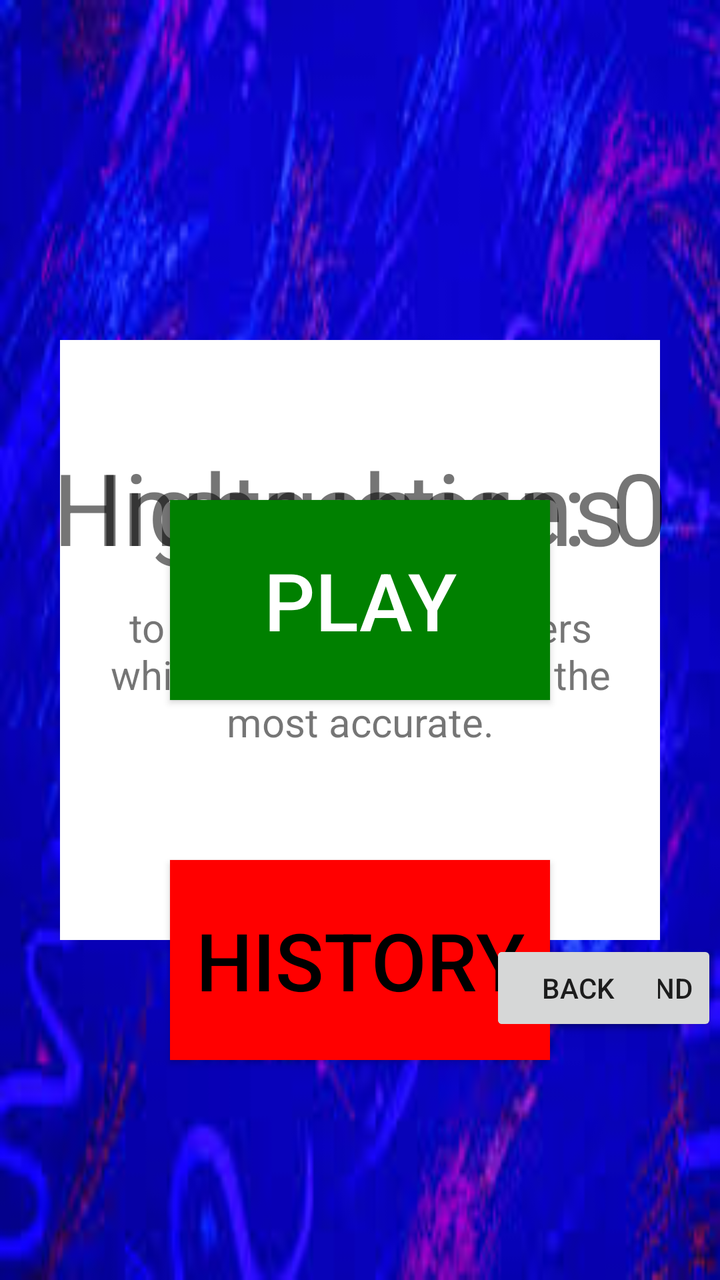
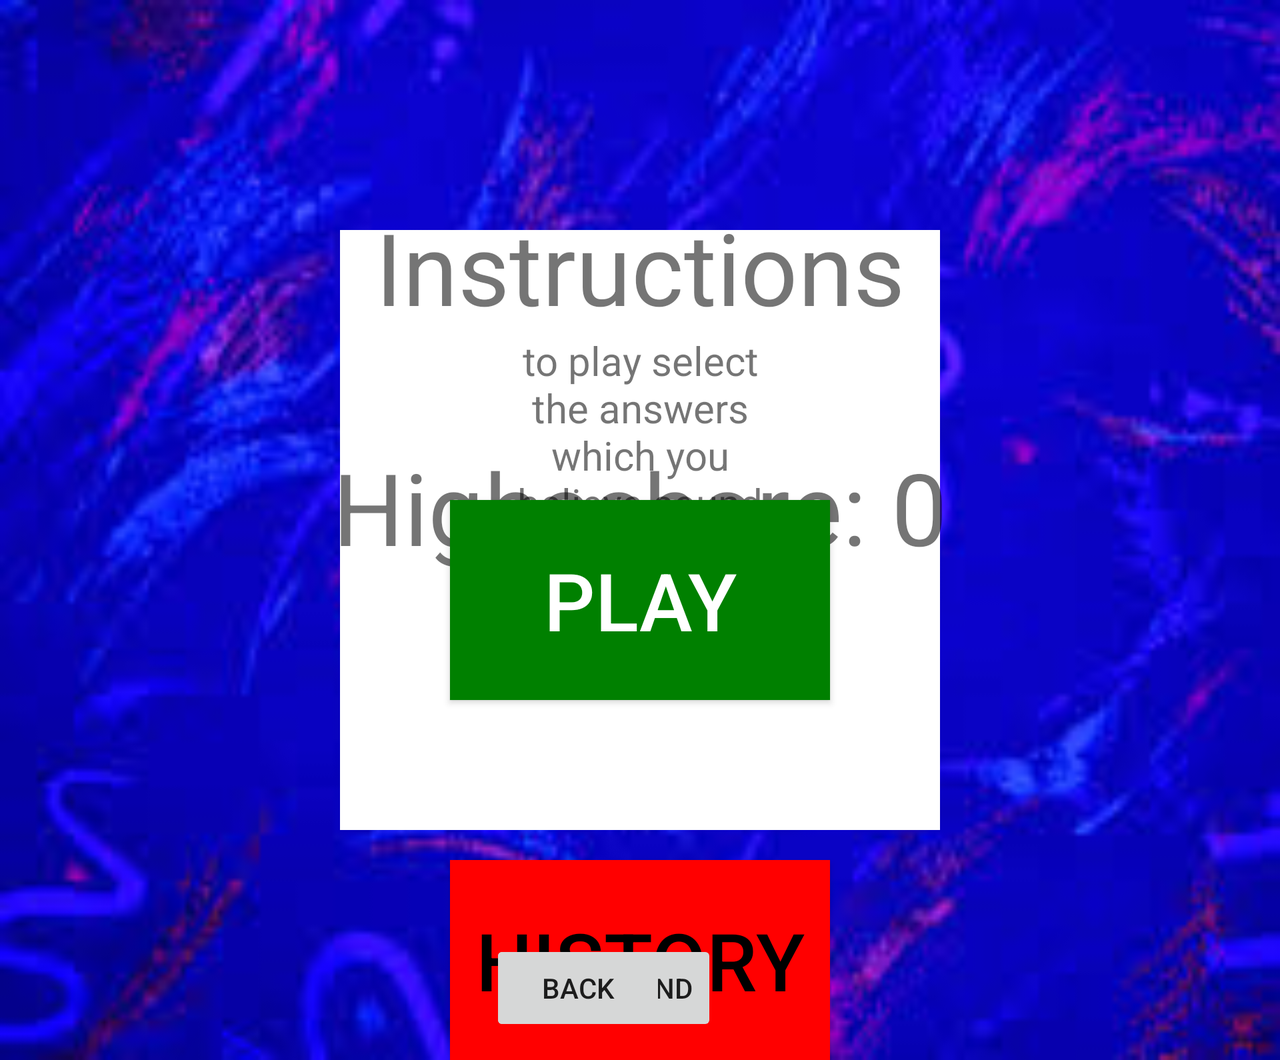

An Android layout and its configuration variant, each rendered on a device that would load it. The default file and the variant file are quoted in full after the pictures.
<!-- AndroidManifest.xml: application theme AppTheme -->
<!-- res/layout/activity_login_complete.xml -->
<?xml version="1.0" encoding="utf-8"?>
<RelativeLayout xmlns:android="http://schemas.android.com/apk/res/android"
    xmlns:app="http://schemas.android.com/apk/res-auto"
    xmlns:tools="http://schemas.android.com/tools"
    android:background="@drawable/logingamemenu"
    android:layout_width="match_parent"
    android:layout_height="match_parent"
    tools:context=".LoginComplete">

    <Button
        android:id="@+id/PlayButton"
        android:layout_width="190dp"
        android:layout_height="100dp"
        android:layout_centerHorizontal="true"
        android:layout_marginTop="250dp"
        android:text="@string/play"
        android:textSize="40sp"
        android:background="#008000"
        android:textColor="@color/white"
        android:onClick="startGame"
        />
    <Button
        android:id="@+id/historyButton"
        android:layout_width="190dp"
        android:layout_height="100dp"
        android:text="@string/history"
        android:textSize="40sp"
        android:background="@color/Red"
        android:textColor="#000000"
        android:layout_below="@id/PlayButton"
        android:layout_centerHorizontal="true"
        android:layout_marginTop="80dp"
        android:onClick="showHistory"
        />

    <ImageView
        android:id="@+id/instructionsBackGround"
        android:layout_width="300dp"
        android:layout_height="300dp"
        android:background="@color/white"
        android:layout_centerInParent="true"/>
    <TextView
        android:id="@+id/instructionsTextView"
        android:layout_width="wrap_content"
        android:layout_height="wrap_content"
        android:text="@string/instructions"
        android:textSize="50sp"
        android:layout_centerHorizontal="true"
        android:layout_marginTop="220dp"
        />
    <TextView
        android:id="@+id/instructionsDescription"
        android:layout_width="wrap_content"
        android:layout_height="wrap_content"
        android:text="@string/to_play_select_the_answers_which_you_believe_sound_the_most_accurate_some_questions_have_multiple_answers"
        android:textAlignment="center"
        android:textSize="20sp"
        android:layout_centerHorizontal="true"
        android:layout_marginTop="300dp"
        android:paddingLeft="50dp"
        android:paddingRight="50dp"
        />
        <Button
            android:id="@+id/understandButton"
            android:layout_height="wrap_content"
            android:layout_width="wrap_content"
            android:text="@string/understand"
            android:layout_marginTop="470dp"
            android:layout_marginStart="245dp"
            android:onClick="closeInstructionsMenu"

            />
    <TextView
        android:id="@+id/highscoreTextView"
        android:layout_width="wrap_content"
        android:layout_height="wrap_content"
        android:text="@string/highschore_0"
        android:textSize="50sp"
        android:layout_centerHorizontal="true"
        android:layout_marginTop="220dp"
        />
    <Button
        android:id="@+id/BackButton"
        android:layout_height="wrap_content"
        android:layout_width="wrap_content"
        android:text="@string/back"
        android:layout_marginTop="470dp"
        android:layout_marginStart="245dp"
        android:onClick="backButton"

        />

</RelativeLayout>
<!-- resources referenced by this layout -->
<resources>
  <color name="Red">#FF0000</color>
  <color name="white">#ffffff</color>
  <!-- drawable logingamemenu: jpg bitmap (drawable, 9273 bytes) -->
  <string name="back">Back</string>
  <string name="highschore_0">Highschore: 0</string>
  <string name="history">History</string>
  <string name="instructions">Instructions</string>
  <string name="play">Play</string>
  <string name="to_play_select_the_answers_which_you_believe_sound_the_most_accurate_some_questions_have_multiple_answers">to play select the answers which you believe sound the most accurate.</string>
  <string name="understand">Understand</string>
  <style name="AppTheme" parent="Theme.AppCompat.Light.DarkActionBar">
          
          <item name="colorPrimary">@color/colorPrimary</item>
          <item name="colorPrimaryDark">@color/colorPrimaryDark</item>
          <item name="colorAccent">@color/colorAccent</item>
      </style>
  <color name="colorPrimary">#6200EE</color>
  <color name="colorPrimaryDark">#3700B3</color>
  <color name="colorAccent">#03DAC5</color>
</resources>
<!-- res/layout-land/activity_login_complete.xml (the repository's variant of the layout above) -->
<!-- drawn on the phone turned sideways -->
<?xml version="1.0" encoding="utf-8"?>
<ScrollView android:layout_height="wrap_content" android:layout_width="wrap_content"
    xmlns:android="http://schemas.android.com/apk/res/android" > <RelativeLayout xmlns:android="http://schemas.android.com/apk/res/android"
    xmlns:app="http://schemas.android.com/apk/res-auto"
    xmlns:tools="http://schemas.android.com/tools"
    android:background="@drawable/logingamemenu"
    android:layout_width="match_parent"
    android:layout_height="match_parent"
    tools:context=".LoginComplete">

    <Button
        android:id="@+id/PlayButton"
        android:layout_width="190dp"
        android:layout_height="100dp"
        android:layout_centerHorizontal="true"
        android:layout_marginTop="250dp"
        android:text="@string/play"
        android:textSize="40sp"
        android:background="#008000"
        android:textColor="@color/white"
        android:onClick="startGame"
        />
    <Button
        android:id="@+id/historyButton"
        android:layout_width="190dp"
        android:layout_height="100dp"
        android:text="@string/history"
        android:textSize="40sp"
        android:background="@color/Red"
        android:textColor="#000000"
        android:layout_below="@id/PlayButton"
        android:layout_centerHorizontal="true"
        android:layout_marginTop="80dp"
        android:onClick="showHistory"
        />

    <ImageView
        android:id="@+id/instructionsBackGround"
        android:layout_width="300dp"
        android:layout_height="300dp"
        android:background="@color/white"
        android:layout_centerInParent="true"/>
    <TextView
        android:id="@+id/instructionsTextView"
        android:layout_width="wrap_content"
        android:layout_height="wrap_content"
        android:text="@string/instructions"
        android:textSize="50sp"
        android:layout_centerHorizontal="true"
        android:layout_marginTop="100dp"
        />
    <TextView
        android:id="@+id/instructionsDescription"
        android:layout_width="wrap_content"
        android:layout_height="wrap_content"
        android:text="@string/to_play_select_the_answers_which_you_believe_sound_the_most_accurate_some_questions_have_multiple_answers"
        android:textAlignment="center"
        android:textSize="20sp"
        android:layout_centerHorizontal="true"
       android:layout_below="@+id/instructionsTextView"
        android:paddingLeft="250dp"
        android:paddingRight="250dp"
        />
        <Button
            android:id="@+id/understandButton"
            android:layout_height="wrap_content"
            android:layout_width="wrap_content"
            android:text="@string/understand"
            android:layout_marginTop="470dp"
            android:layout_marginStart="245dp"
            android:onClick="closeInstructionsMenu"

            />
    <TextView
        android:id="@+id/highscoreTextView"
        android:layout_width="wrap_content"
        android:layout_height="wrap_content"
        android:text="@string/highschore_0"
        android:textSize="50sp"
        android:layout_centerHorizontal="true"
        android:layout_marginTop="220dp"
        />
    <Button
        android:id="@+id/BackButton"
        android:layout_height="wrap_content"
        android:layout_width="wrap_content"
        android:text="@string/back"
        android:layout_marginTop="470dp"
        android:layout_marginStart="245dp"
        android:onClick="backButton"

        />

</RelativeLayout>
</ScrollView>
